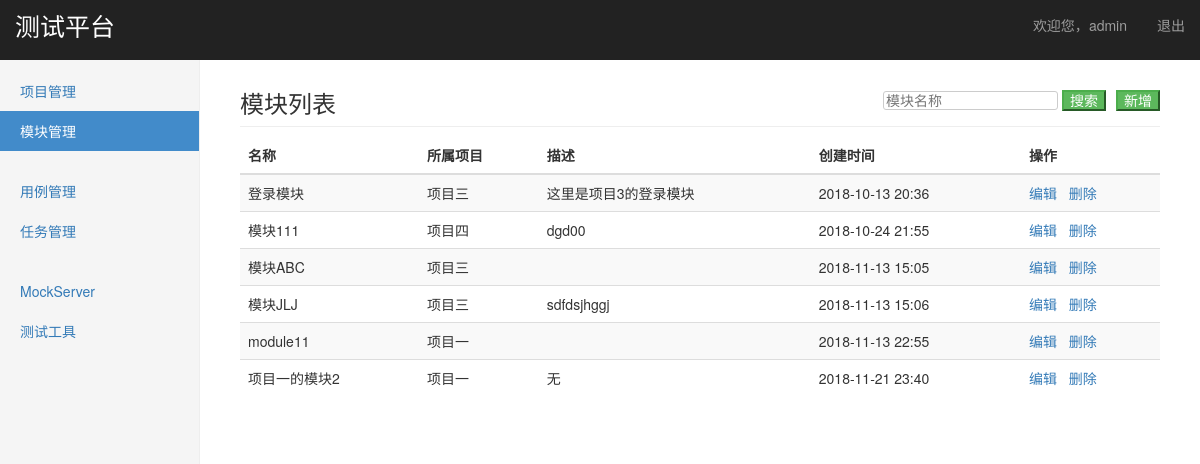
The page /manage/module_manage/ (signed in) on the database its author committed.
### project_app/models.py (models this page shows, shortened)
class Module(models.Model):
    project = models.ForeignKey(Project, on_delete=models.CASCADE, verbose_name="项目")
    name = models.CharField("名称", max_length=100, default="", blank=False, null=False)
    description = models.TextField("描述", default="", blank=True, null=True)
    create_time = models.DateTimeField("创建时间", auto_now_add=True)

class Project(models.Model):
    name = models.CharField("名称", max_length=100, default="", blank=False, null=False)
    description = models.TextField("描述", default="", blank=True, null=True)
    status = models.BooleanField("状态", default=True)
    create_time = models.DateTimeField("创建时间", auto_now_add=True)
    def __str__(self):
        return self.name

### project_app/views/module_views.py (the view)
# urls.py: path("module_manage/", module_views.module_manage),
@login_required
def module_manage(request):
    module_all = Module.objects.all()
    return render(request, "module_manage.html", {"modules": module_all, "type": "list"})

### templates/module_manage.html (shortened to what this page needs)
{% extends "base.html" %}
{% block content %}
    {% if type == "list" %}
        <div class="col-sm-9 col-sm-offset-3 col-md-10 col-md-offset-2 main">
            <h3 class="sub-header">模块列表
                <div style="overflow: hidden; float:right; font-size: 14px">
                    <form style="float: left; margin-right: 10px;" action="/manage/search_module/" method="get">
                        <input style="color: #999;border-radius:3px;border: 1px solid #ccc" type="text" name="keyword" placeholder="模块名称" />
                        <input type="submit" class="btn-success" value="搜索" />
                    </form>
                    <button style="float: right" class="btn-success" onclick="window.location.href='/manage/add_module/'">新增</button>
                </div>
            </h3>
            <div class="table-responsive">
                <table class="table table-striped">
                    <thead>
                        <tr>
                            <th>名称</th>
                            <th>所属项目</th>
                            <th>描述</th>
                            <th>创建时间</th>
                            <th>操作</th>
                        </tr>
                    </thead>
                    <tbody>
                        {% for module in modules %}
                        <tr>
                            <td>{{ module.name }}</td>
                            <td>{{ module.project }}</td>
                            <td>{{ module.description }}</td>
                            <td>{{ module.create_time | date:"Y-m-d H:i"  }}</td>
                            <td>
                                <a href="/manage/edit_module/{{ module.id }}/">编辑</a>&nbsp;&nbsp;
                                <a href="javascript:void(0)" onclick='deleteModule("{{ module.name }}", "{{ module.id }}")'>删除</a>
                            </td>
                        </tr>
                        {% endfor %}
                    </tbody>
                </table>
            </div>
        </div>
    {% endif %}
{% endblock %}
{% block extra-JS %}
    {% load static %}
{% endblock  %}

### templates/base.html (shortened to what this page needs)
<!DOCTYPE html>
<html lang="zh-CN">
    <head>
        {% load static %}
        <link href="{% static 'css/jquery-ui.css' %}" rel="stylesheet">
        <link href="{% static 'css/bootstrap.min.css' %}" rel="stylesheet">
        <link href="{% static 'css/dashboard.css' %}" rel="stylesheet">
        <link href="{% static 'css/ie10-viewport-bug-workaround.css' %}" rel="stylesheet">
    </head>
    <body>
        <nav class="navbar navbar-inverse navbar-fixed-top" style="z-index: 60;">
            <div class="container-fluid">
                <div class="navbar-header">
                    <p class="navbar-brand" style="font-size: 25px">测试平台</p>
                </div>
                <div id="navbar" class="navbar-collapse collapse">
                    <ul class="nav navbar-nav navbar-right">
                        <li><a href="javascript:void(0)"> 欢迎您，{{ user }}</a></li>
                        <li><a href="/logout/">退出</a></li>
                    </ul>
                </div>
            </div>
        </nav>
        <div class="container-fluid">
            <div class="row">
                <div class="col-sm-3 col-md-2 sidebar" style="z-index: 50;">
                    <ul class="nav nav-sidebar">
                        <li id="project"><a href="/manage/project_manage/">项目管理</a></li>
                        <li id="module"><a href="/manage/module_manage/">模块管理</a></li>
                    </ul>
                    <ul class="nav nav-sidebar">
                        <li id="case"><a href="/interface/case_manage">用例管理</a></li>
                        <li id="task"><a href="/interface/task_manage">任务管理</a></li>
                    </ul>
                    <ul class="nav nav-sidebar">
                        <li id="MockServer"><a href="">MockServer</a></li>
                        <li id="tool"><a href="">测试工具</a></li>
                    </ul>
                </div>
                {% block content %}
                {% endblock %}
            </div>
        </div>
    </body>
</html>

### static/css/dashboard.css (style rules this page uses)
body { padding-top: 50px; }
.sub-header { padding-bottom: 10px; border-bottom: 1px solid #eee; }
.navbar-fixed-top { border: 0; }
.sidebar { display: none; }
@media (min-width: 768px) { .sidebar { position: fixed; top: 51px; bottom: 0; left: 0; z-index: 1000; display: block; padding: 20px; overflow-x: hidden; overflow-y: auto; background-color: #f5f5f5; border-right: 1px solid #eee; } }
.nav-sidebar { margin-right: -21px; margin-bottom: 20px; margin-left: -20px; }
.nav-sidebar > li > a { padding-right: 20px; padding-left: 20px; }
.nav-sidebar > .active > a, .nav-sidebar > .active > a:hover, .nav-sidebar > .active > a:focus { color: #fff; background-color: #428bca; }
.main { padding: 20px; }
@media (min-width: 768px) { .main { padding-right: 40px; padding-left: 40px; } }

### rows shown on the page
Module: name "登录模块", project "项目三", description "这里是项目3的登录模块", create_time "2018-10-13 20:36"
Module: name "模块111", project "项目四", description "dgd00", create_time "2018-10-24 21:55"
Module: name "模块ABC", project "项目三", create_time "2018-11-13 15:05"
Module: name "模块JLJ", project "项目三", description "sdfdsjhggj", create_time "2018-11-13 15:06"
Module: name "module11", project "项目一", create_time "2018-11-13 22:55"
Module: name "项目一的模块2", project "项目一", description "无", create_time "2018-11-21 23:40"

### other values the page prints
{{ user }} "admin"
